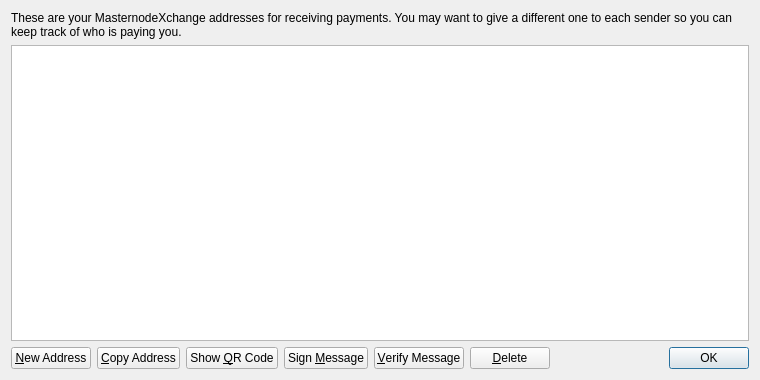
<?xml version="1.0" encoding="UTF-8"?>
<ui version="4.0">
 <class>AddressBookPage</class>
 <widget class="QWidget" name="AddressBookPage">
  <property name="geometry">
   <rect>
    <x>0</x>
    <y>0</y>
    <width>760</width>
    <height>380</height>
   </rect>
  </property>
  <property name="windowTitle">
   <string>Address Book</string>
  </property>
  <layout class="QVBoxLayout" name="verticalLayout">
   <item>
    <widget class="QLabel" name="labelExplanation">
     <property name="text">
      <string>These are your MasternodeXchange addresses for receiving payments. You may want to give a different one to each sender so you can keep track of who is paying you.</string>
     </property>
     <property name="textFormat">
      <enum>Qt::PlainText</enum>
     </property>
     <property name="wordWrap">
      <bool>true</bool>
     </property>
    </widget>
   </item>
   <item>
    <widget class="QTableView" name="tableView">
     <property name="contextMenuPolicy">
      <enum>Qt::CustomContextMenu</enum>
     </property>
     <property name="toolTip">
      <string>Double-click to edit address or label</string>
     </property>
     <property name="tabKeyNavigation">
      <bool>false</bool>
     </property>
     <property name="selectionMode">
      <enum>QAbstractItemView::SingleSelection</enum>
     </property>
     <property name="selectionBehavior">
      <enum>QAbstractItemView::SelectRows</enum>
     </property>
     <property name="sortingEnabled">
      <bool>true</bool>
     </property>
     <attribute name="verticalHeaderVisible">
      <bool>false</bool>
     </attribute>
    </widget>
   </item>
   <item>
    <layout class="QHBoxLayout" name="horizontalLayout">
     <item>
      <widget class="QPushButton" name="newAddressButton">
       <property name="toolTip">
        <string>Create a new address</string>
       </property>
       <property name="text">
        <string>&amp;New Address</string>
       </property>
      </widget>
     </item>
     <item>
      <widget class="QPushButton" name="copyToClipboard">
       <property name="toolTip">
        <string>Copy the currently selected address to the system clipboard</string>
       </property>
       <property name="text">
        <string>&amp;Copy Address</string>
       </property>
      </widget>
     </item>
     <item>
      <widget class="QPushButton" name="showQRCode">
       <property name="text">
        <string>Show &amp;QR Code</string>
       </property>
      </widget>
     </item>
     <item>
      <widget class="QPushButton" name="signMessage">
       <property name="toolTip">
        <string>Sign a message to prove you own a MasternodeXchange address</string>
       </property>
       <property name="text">
        <string>Sign &amp;Message</string>
       </property>
      </widget>
     </item>
     <item>
      <widget class="QPushButton" name="verifyMessage">
       <property name="toolTip">
        <string>Verify a message to ensure it was signed with a specified MasternodeXchange address</string>
       </property>
       <property name="text">
        <string>&amp;Verify Message</string>
       </property>
      </widget>
     </item>
     <item>
      <widget class="QPushButton" name="deleteButton">
       <property name="toolTip">
        <string>Delete the currently selected address from the list</string>
       </property>
       <property name="text">
        <string>&amp;Delete</string>
       </property>
      </widget>
     </item>
     <item>
      <spacer name="horizontalSpacer">
       <property name="orientation">
        <enum>Qt::Horizontal</enum>
       </property>
       <property name="sizeHint" stdset="0">
        <size>
         <width>40</width>
         <height>20</height>
        </size>
       </property>
      </spacer>
     </item>
     <item>
      <widget class="QDialogButtonBox" name="buttonBox">
       <property name="sizePolicy">
        <sizepolicy hsizetype="Maximum" vsizetype="Fixed">
         <horstretch>0</horstretch>
         <verstretch>0</verstretch>
        </sizepolicy>
       </property>
       <property name="standardButtons">
        <set>QDialogButtonBox::Ok</set>
       </property>
      </widget>
     </item>
    </layout>
   </item>
  </layout>
 </widget>
 <resources>
  <include location="../bitcoin.qrc"/>
 </resources>
 <connections/>
</ui>
